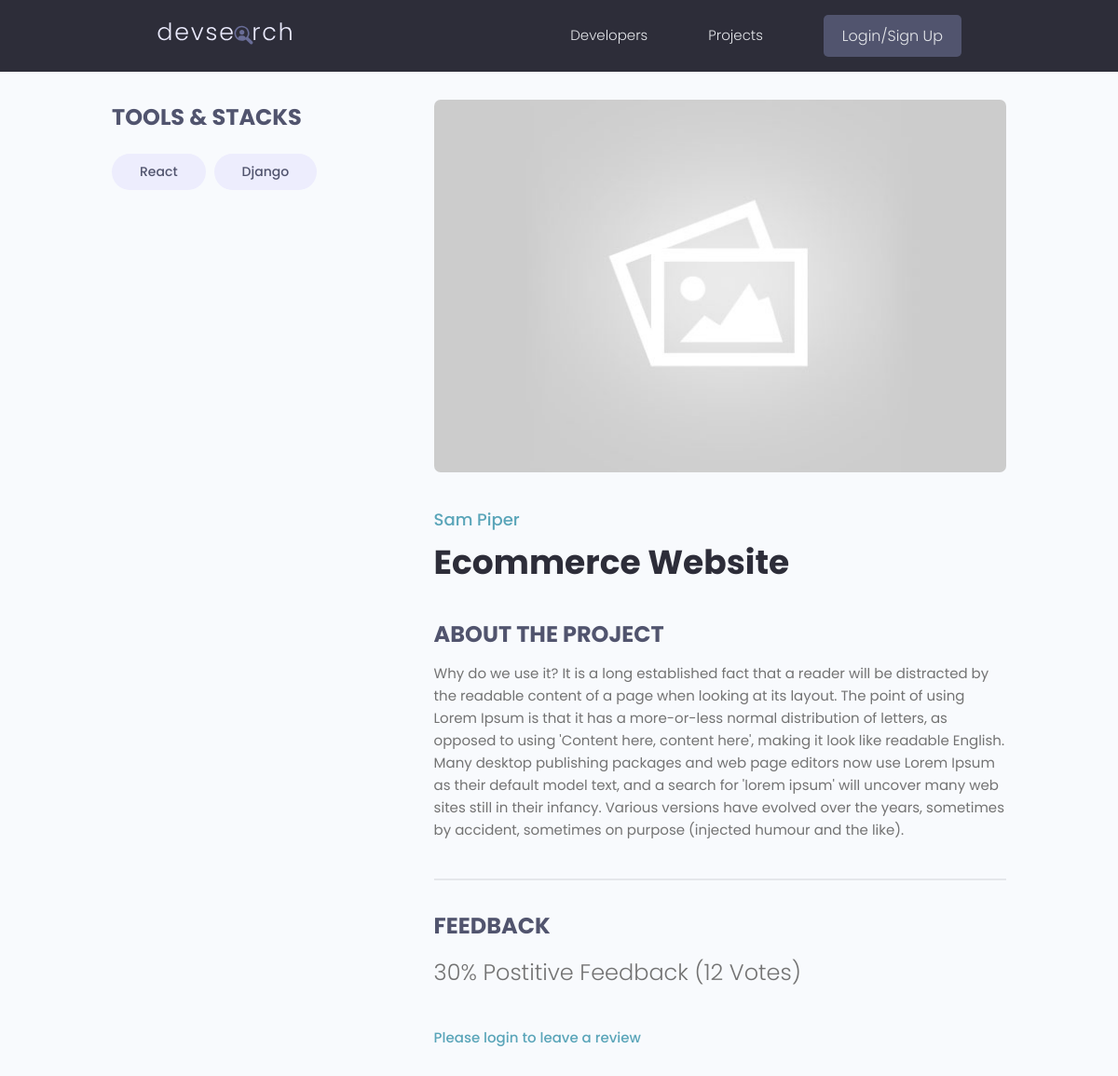
The app's page /projects/project/f32e8514-b3fb-442f-8624-e3475f138a98/, older data.
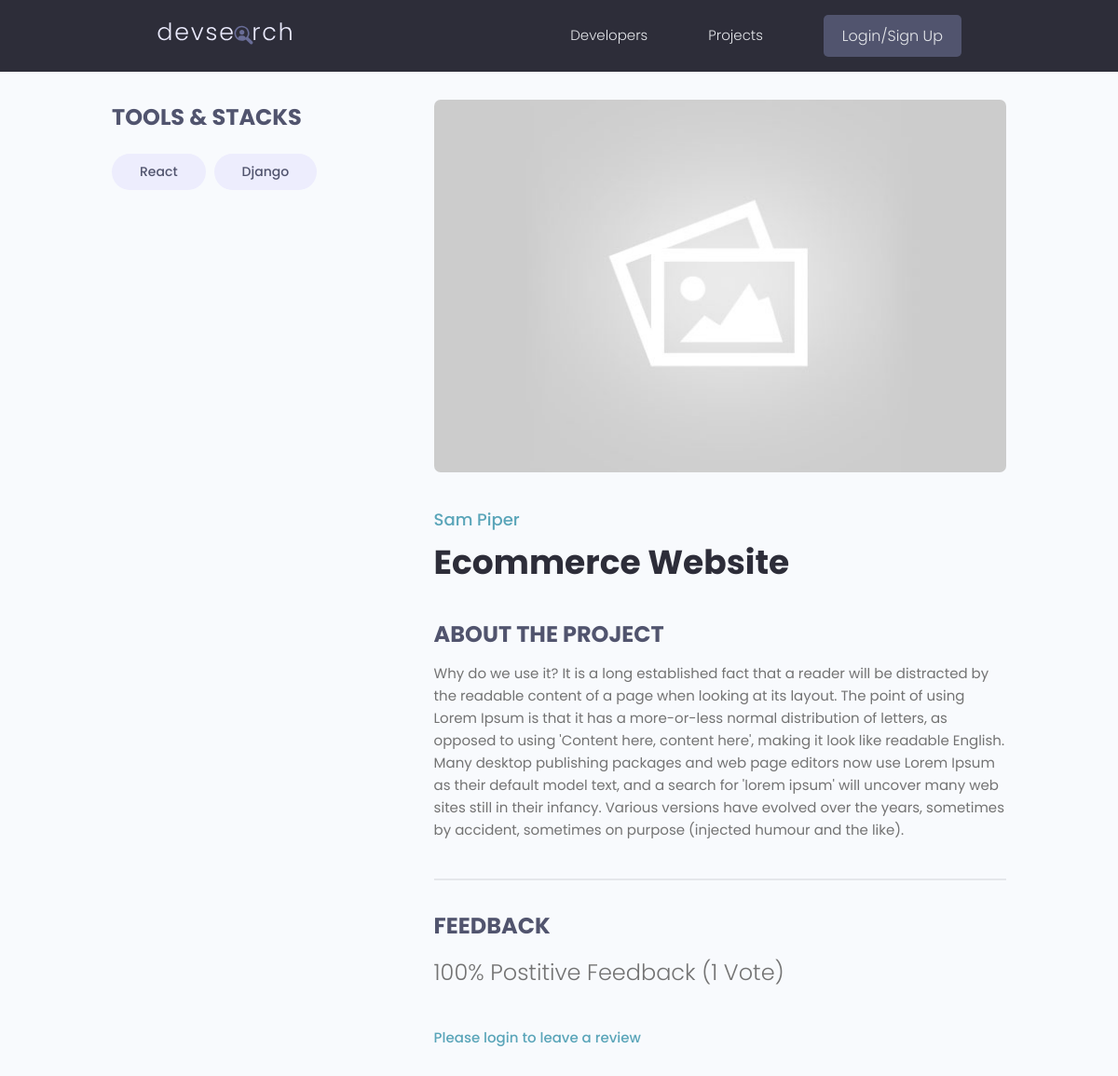
The same page, newer data.
### projects/models.py (models this page shows, shortened)
class Project(models.Model):
    owner = models.ForeignKey(Profile, null=True, blank=True, on_delete=models.SET_NULL)
    title = models.CharField(max_length=200)
    description = models.TextField(null=True, blank=True)
    featured_image = models.ImageField(null=True, blank=True, default="default.jpg")
    demo_link = models.CharField(max_length=2000, null=True, blank=True)
    source_link = models.CharField(max_length=2000, null=True, blank=True)
    tags = models.ManyToManyField('Tag', blank=True)
    vote_total = models.IntegerField(default=0, null=True, blank=True)
    vote_ratio = models.IntegerField(default=0, null=True, blank=True)
    created = models.DateTimeField(auto_now_add=True)
    id = models.UUIDField(default=uuid.uuid4, unique=True,
                          primary_key=True, editable=False)
    class Meta:
        ordering = ['-vote_ratio', '-vote_total']
    @property
    def reviewers(self):
        quesryset = self.review_set.all().values_list('owner__id', flat=True)
        return quesryset

### users/models.py (models this page shows, shortened)
class Profile(models.Model):
    user = models.OneToOneField(User, on_delete=models.CASCADE, null=True, blank=True)
    name = models.CharField(max_length=200, blank=True, null=True)
    email = models.EmailField(max_length=500, blank=True, null=True)
    username = models.CharField(max_length=200, blank=True, null=True)
    location = models.CharField(max_length=200, blank=True, null=True)
    short_intro = models.CharField(max_length=200, blank=True, null=True)
    bio = models.TextField(blank=True, null=True)
    profile_image = models.ImageField(null=True, blank=True, upload_to='profiles/', default='profiles/user-default.png')
    social_github = models.CharField(max_length=200, blank=True, null=True)
    social_twiter = models.CharField(max_length=200, blank=True, null=True)
    social_linkedin = models.CharField(max_length=200, blank=True, null=True)
    social_youtube = models.CharField(max_length=200, blank=True, null=True)
    social_website = models.CharField(max_length=200, blank=True, null=True)
    created = models.DateTimeField(auto_now_add=True)
    id = models.UUIDField(default=uuid.uuid4, unique=True,
                          primary_key=True, editable=False)

### projects/views.py (the view, shortened to what this page needs)
# urls.py: path('project/<str:pk>/', views.project, name="project"),
def project(request, pk):
    projectObj = Project.objects.get(id=pk)
    form = ReviewForm()
    return render(request, 'projects/single-project.html', {'project':projectObj, 'form':form})

### projects/models.py (called while the page is built)
    def __str__(self):
        return self.name

### projects/templates/projects/single-project.html (shortened to what this page needs)
{% extends 'main.html' %} {% block content %}
  <main class="singleProject my-md">
    <div class="container">
      <div class="layout">
        <div class="column column--1of3">
          <h3 class="singleProject__subtitle">Tools & Stacks</h3>
          <div class="singleProject__toolStack">
            {% for tag in project.tags.all %}
            <span class="tag tag--pill tag--sub tag--lg">
              <small>{{tag}}</small>
            </span>
            {% endfor %}
          </div>
        </div>
        <div class="column column--2of3">
          <img class="singleProject__preview" src="{{ project.featured_image.url }}" alt="portfolio thumbnail" />
          <a href="profile.html" class="singleProject__developer">{{project.owner.name}}</a>
          <h2 class="singleProject__title">{{project.title}}</h2>
          <h3 class="singleProject__subtitle">About the Project</h3>
          <div class="singleProject__info">
            {{project.description}}
          </div>
          <div class="comments">
            <h3 class="singleProject__subtitle">Feedback</h3>
            <h5 class="project--rating">
              {{project.vote_ratio}}% Postitive Feedback ({{project.vote_total}} Vote{{project.vote_total|pluralize:"s"}})
            </h5>
            {% if request.user.profile.id in project.reviewers %}
              <p>You have already submitted your review for this project</p>
            {% elif request.user.profile == project.owner %}
              <p>You can not reviw your own work</p>
            {% else %}
              <a href="{% url 'login' %}?next={{request.path}}">Please login to leave a review</a>
            {% endif %}
          </div>
        </div>
      </div>
    </div>
  </main>
{% endblock content %}

Row changes from the older to the newer data that the page shows:
changed Project "Ecommerce Website": vote_ratio "30" → "100"; vote_total "12" → "1"
